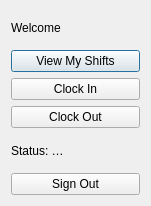
<?xml version="1.0" encoding="UTF-8"?>
<ui version="4.0">
 <class>EmployeeWindow</class>
 <widget class="QDialog" name="EmployeeWindow">
  <property name="geometry">
   <rect>
    <x>0</x>
    <y>0</y>
    <width>151</width>
    <height>206</height>
   </rect>
  </property>
  <property name="windowTitle">
   <string>EmployeeWindow — The Dollar Tracker</string>
  </property>
  <layout class="QVBoxLayout" name="layout">
   <item>
    <widget class="QLabel" name="lbl">
     <property name="text">
      <string>Welcome</string>
     </property>
    </widget>
   </item>
   <item>
    <widget class="QPushButton" name="btnViewShifts">
     <property name="text">
      <string>View My Shifts</string>
     </property>
    </widget>
   </item>
   <item>
    <widget class="QPushButton" name="btnIn">
     <property name="text">
      <string>Clock In</string>
     </property>
    </widget>
   </item>
   <item>
    <widget class="QPushButton" name="btnOut">
     <property name="text">
      <string>Clock Out</string>
     </property>
    </widget>
   </item>
   <item>
    <widget class="QLabel" name="lblStatus">
     <property name="text">
      <string>Status: …</string>
     </property>
    </widget>
   </item>
   <item>
    <widget class="QPushButton" name="btnSignOut">
     <property name="text">
      <string>Sign Out</string>
     </property>
    </widget>
   </item>
  </layout>
 </widget>
 <resources/>
 <connections/>
</ui>
